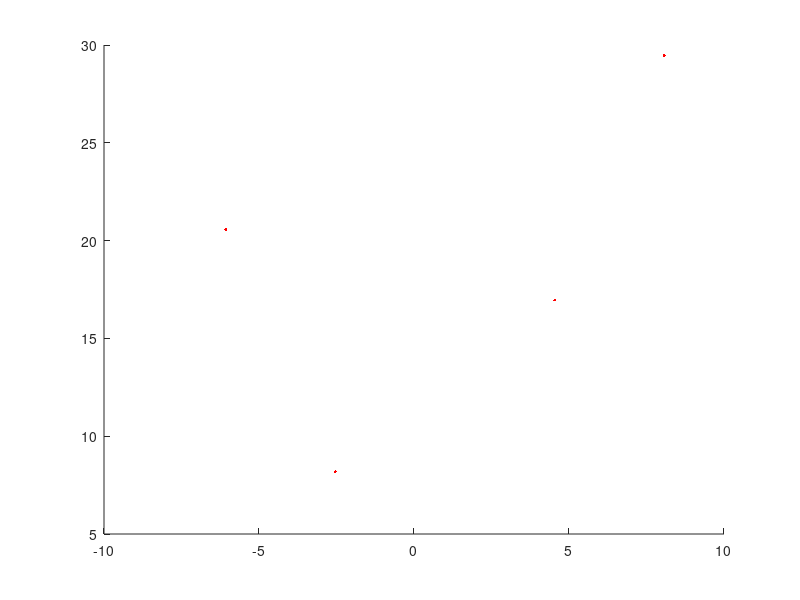

Write MATLAB code to recreate this figure. (Note: this script raises an error after producing the figure.)
close all
clear all
disp('------ TEST SCALLING 2 ---------');

% F et H sont deux vecteurs. On souhaite trouver a et b qui minimise
% l'erreur max entre ces vecteurs (terme à terme)



f = sqrt(1:10);
a0 = randn;
b0 = randn;
disp([a0 b0]);
h = (f-b0)/a0+ randn(size(f));
%h = f + rand;


a = 10*randn;
b = (min(f-a*h)+max(f-a*h))/2;
E1 = max(abs(f-a*h-b))
E2 = (max(f-a*h)-min(f-a*h))/2

disp('=====================');
figure; hold on;

p = 1;
E = max(abs(f-a*h-b));

a = 1;
e = (max(f-a*h)-min(f-a*h))/2;
tabE = e;
tabA = a;
while p >1e-5
    if length(tabE) < 2
        d = f-a*h;
        [dmax,imax] = max(d);
        [dmin,imin] = min(d);
        de = -h(imax)+h(imin);
        anew = a-p*de;
    else
        N = length(tabE);
        [tabA,i] = sort(tabA);
        tabE = tabE(i);
        i = find(tabA==a);
        if i==1
            anew = 2*tabA(1)-tabA(2);
        elseif i==N
            anew = 2*tabA(N)-tabA(N-1);
        elseif i==2
            anew = (tabA(1)+tabA(2))/2;
        elseif i==N-1
            anew = (tabA(N)+tabA(N-1))/2;
        else
            anew = compute_a(tabA,tabE,i);
        end
    end
    d = f-anew*h;
    enew = (max(d)-min(d))/2;
    tabA(end+1) = anew;
    tabE(end+1) = enew;
    if enew < e
        a = anew;
        e = enew;
    else
        p = 0.5 * p;
    end

    plot(anew,enew,'r.')
end




disp('Finis');
disp(N)
plot(a,e,'ro')

va = linspace(min(tabA),max(tabA),1000);
vE = zeros(size(va));
for i = 1:length(va)
    a = va(i);
    b = (min(f-a*h)+max(f-a*h))/2;
    vE(i) = max(abs(f-a*h-b));
end


plot(va,vE);


% a = 1;
% a_old = -inf;
% while abs(a_old-a)>1e-8
%     d = f-a*h;
%     [dmax,imax] = max(d);
%     [dmin,imin] = min(d);
%     a_old = a;
%     a_target = (f(imax)+f(imin))/(h(imax)+h(imin));
%     a = 0.9*a+0.1*a_target;
%     disp(a)
% end
% 
% d = f-a*h;
% b = 0.5*(max(d)+min(d));
% disp([a b]);
% 
% figure; hold on;
% plot(f,'g');
% plot(a*h+b,':r');